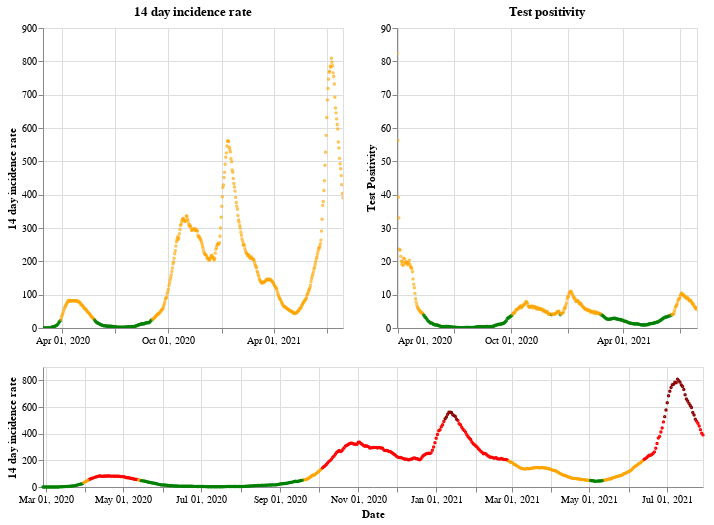

Write notebook code for a chart like this one.
### Markdown cell above
## Scotland

### Code cell
plot_traffic_light('Scotland')

### Figure 1 — Vega-Lite specification as saved in the notebook (floating-point values rounded to 4 significant figures; data arrays with more than 128 entries replaced by an {"elided": "..."} marker saying what was removed)
{"config": {"view": {"continuousWidth": 400, "continuousHeight": 300}}, "vconcat": [{"hconcat": [{"mark": {"type": "point", "size": 2}, "encoding": {"color": {"condition": {"value": "green", "test": "(datum.twoWeeklyCasesRate <= 25)"}, "value": "orange"}, "tooltip": [{"type": "nominal", "field": "areaName"}, {"type": "temporal", "field": "date"}, {"type": "quantitative", "field": "twoWeeklyCasesRate"}, {"type": "quantitative", "field": "testPositivity"}], "x": {"type": "temporal", "axis": {"title": ""}, "field": "date", "scale": {"domain": {"selection": "DateBrush"}}, "timeUnit": "yearmonthdate"}, "y": {"type": "quantitative", "axis": {"title": "14 day incidence rate"}, "field": "twoWeeklyCasesRate"}}, "title": "14 day incidence rate", "width": 300}, {"mark": {"type": "point", "size": 2}, "encoding": {"color": {"condition": {"value": "green", "test": "(datum.testPositivity <= 4)"}, "value": "orange"}, "tooltip": [{"type": "nominal", "field": "areaName"}, {"type": "temporal", "field": "date"}, {"type": "quantitative", "field": "twoWeeklyCasesRate"}, {"type": "quantitative", "field": "testPositivity"}], "x": {"type": "temporal", "axis": {"title": ""}, "field": "date", "scale": {"domain": {"selection": "DateBrush"}}, "timeUnit": "yearmonthdate"}, "y": {"type": "quantitative", "axis": {"title": "Test Positivity"}, "field": "testPositivity"}}, "title": "Test positivity", "width": 300}]}, {"layer": [{"mark": {"type": "point", "size": 2}, "encoding": {"color": {"condition": {"value": "orange", "test": "(((datum.testPositivity < 4) && (datum.twoWeeklyCasesRate >= 50)) && (datum.twoWeeklyCasesRate < 200))"}, "value": "red"}, "opacity": {"condition": {"value": 1, "test": "((datum.twoWeeklyCasesRate >= 50) && (datum.twoWeeklyCasesRate < 500))"}, "value": 0}, "tooltip": [{"type": "nominal", "field": "areaName"}, {"type": "temporal", "field": "date"}, {"type": "quantitative", "field": "twoWeeklyCasesRate"}, {"type": "quantitative", "field": "testPositivity"}], "x": {"type": "temporal", "axis": {"title": "Date"}, "field": "date", "timeUnit": "yearmonthdate"}, "y": {"type": "quantitative", "axis": {"title": "14 day incidence rate"}, "field": "twoWeeklyCasesRate"}}, "selection": {"DateBrush": {"type": "interval", "encodings": ["x"], "fields": ["Time"]}}}, {"mark": {"type": "point", "size": 2}, "encoding": {"color": {"value": "darkred"}, "opacity": {"condition": {"value": 1, "test": "(datum.twoWeeklyCasesRate >= 500)"}, "value": 0}, "tooltip": [{"type": "nominal", "field": "areaName"}, {"type": "temporal", "field": "date"}, {"type": "quantitative", "field": "twoWeeklyCasesRate"}, {"type": "quantitative", "field": "testPositivity"}], "x": {"type": "temporal", "axis": {"title": "Date"}, "field": "date", "timeUnit": "yearmonthdate"}, "y": {"type": "quantitative", "axis": {"title": "14 day incidence rate"}, "field": "twoWeeklyCasesRate"}}}, {"mark": {"type": "point", "size": 2}, "encoding": {"color": {"condition": {"value": "green", "test": "((datum.testPositivity < 4) && (datum.twoWeeklyCasesRate < 50))"}, "value": "orange"}, "opacity": {"condition": {"value": 1, "test": "(datum.twoWeeklyCasesRate < 50)"}, "value": 0}, "tooltip": [{"type": "nominal", "field": "areaName"}, {"type": "temporal", "field": "date"}, {"type": "quantitative", "field": "twoWeeklyCasesRate"}, {"type": "quantitative", "field": "testPositivity"}], "x": {"type": "temporal", "axis": {"title": "Date"}, "field": "date", "timeUnit": "yearmonthdate"}, "y": {"type": "quantitative", "axis": {"title": "14 day incidence rate"}, "field": "twoWeeklyCasesRate"}}}], "height": 120, "width": 660}], "data": {"name": "data-88fa1f83660e7f1e2b384209161c78aa"}, "$schema": "https://vega.github.io/schema/vega-lite/v4.8.1.json", "datasets": {"data-88fa1f83660e7f1e2b384209161c78aa": {"elided": "518 records"}}}
